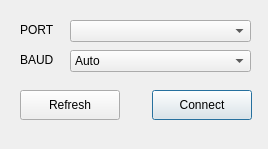
<?xml version="1.0" encoding="UTF-8"?>
<ui version="4.0">
 <class>ConnectionTLS_8164A</class>
 <widget class="QWidget" name="ConnectionTLS_8164A">
  <property name="geometry">
   <rect>
    <x>0</x>
    <y>0</y>
    <width>268</width>
    <height>149</height>
   </rect>
  </property>
  <property name="windowTitle">
   <string>Serial to TLS_8164A</string>
  </property>
  <widget class="QComboBox" name="BAUDcomboBox">
   <property name="geometry">
    <rect>
     <x>70</x>
     <y>50</y>
     <width>181</width>
     <height>22</height>
    </rect>
   </property>
   <property name="focusPolicy">
    <enum>Qt::ClickFocus</enum>
   </property>
   <item>
    <property name="text">
     <string>Auto</string>
    </property>
   </item>
   <item>
    <property name="text">
     <string>9600</string>
    </property>
   </item>
   <item>
    <property name="text">
     <string>19200</string>
    </property>
   </item>
   <item>
    <property name="text">
     <string>38400</string>
    </property>
   </item>
  </widget>
  <widget class="QPushButton" name="RefreshButton">
   <property name="geometry">
    <rect>
     <x>20</x>
     <y>90</y>
     <width>100</width>
     <height>30</height>
    </rect>
   </property>
   <property name="focusPolicy">
    <enum>Qt::ClickFocus</enum>
   </property>
   <property name="text">
    <string>Refresh</string>
   </property>
  </widget>
  <widget class="QComboBox" name="PORTcomboBox">
   <property name="geometry">
    <rect>
     <x>70</x>
     <y>20</y>
     <width>181</width>
     <height>22</height>
    </rect>
   </property>
   <property name="focusPolicy">
    <enum>Qt::ClickFocus</enum>
   </property>
  </widget>
  <widget class="QLabel" name="BAUDlabel">
   <property name="geometry">
    <rect>
     <x>20</x>
     <y>50</y>
     <width>41</width>
     <height>20</height>
    </rect>
   </property>
   <property name="text">
    <string>BAUD</string>
   </property>
  </widget>
  <widget class="QPushButton" name="ConnectButton">
   <property name="geometry">
    <rect>
     <x>152</x>
     <y>90</y>
     <width>100</width>
     <height>30</height>
    </rect>
   </property>
   <property name="text">
    <string>Connect</string>
   </property>
   <property name="autoDefault">
    <bool>true</bool>
   </property>
   <property name="default">
    <bool>true</bool>
   </property>
   <property name="flat">
    <bool>false</bool>
   </property>
  </widget>
  <widget class="QLabel" name="PORTlabel">
   <property name="geometry">
    <rect>
     <x>20</x>
     <y>20</y>
     <width>41</width>
     <height>20</height>
    </rect>
   </property>
   <property name="text">
    <string>PORT</string>
   </property>
  </widget>
 </widget>
 <resources/>
 <connections>
  <connection>
   <sender>ConnectButton</sender>
   <signal>clicked()</signal>
   <receiver>ConnectionTLS_8164A</receiver>
   <slot>ConnectButtonClicked()</slot>
   <hints>
    <hint type="sourcelabel">
     <x>207</x>
     <y>105</y>
    </hint>
    <hint type="destinationlabel">
     <x>211</x>
     <y>129</y>
    </hint>
   </hints>
  </connection>
  <connection>
   <sender>RefreshButton</sender>
   <signal>clicked()</signal>
   <receiver>ConnectionTLS_8164A</receiver>
   <slot>RefreshButtonClicked()</slot>
   <hints>
    <hint type="sourcelabel">
     <x>73</x>
     <y>108</y>
    </hint>
    <hint type="destinationlabel">
     <x>76</x>
     <y>129</y>
    </hint>
   </hints>
  </connection>
 </connections>
 <slots>
  <slot>ConnectButtonClicked()</slot>
  <slot>RefreshButtonClicked()</slot>
 </slots>
</ui>
